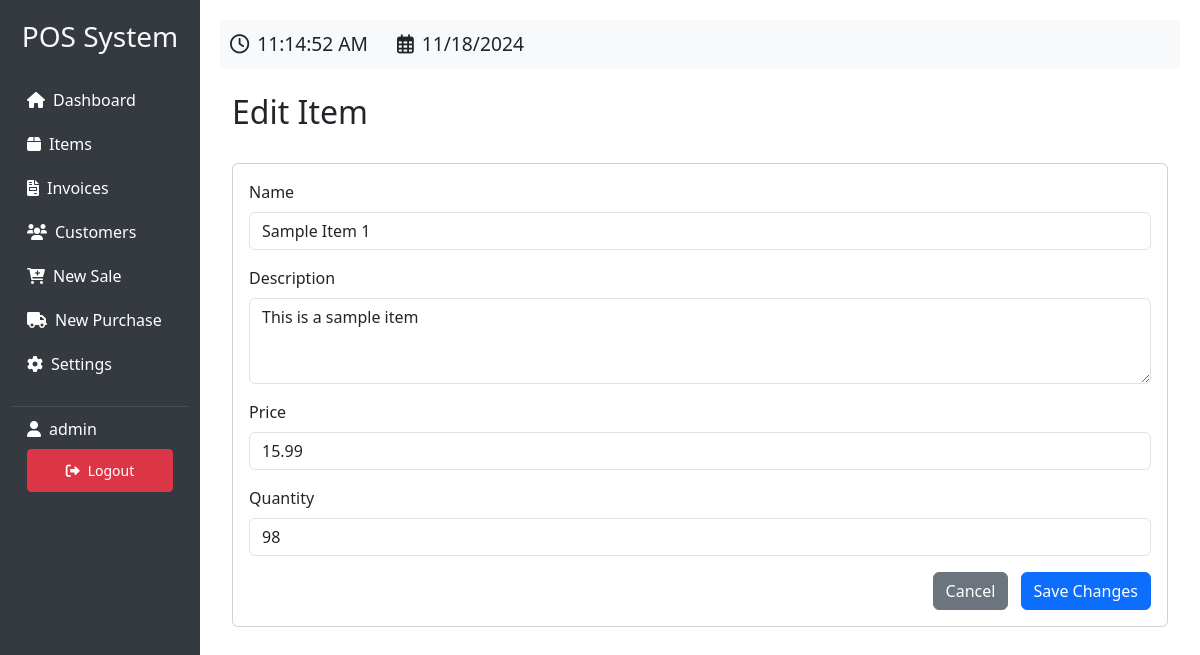
/item/edit/1 (signed in), run on the app's committed database.
### app.py (models this page shows, shortened)
class User(UserMixin, db.Model):
    id = db.Column(db.Integer, primary_key=True)
    username = db.Column(db.String(80), unique=True, nullable=False)
    password = db.Column(db.String(120), nullable=False)

class Item(db.Model):
    id = db.Column(db.Integer, primary_key=True)
    name = db.Column(db.String(100), nullable=False)
    description = db.Column(db.String(500))
    price = db.Column(db.Float, nullable=False)
    quantity = db.Column(db.Integer, default=0)
    created_at = db.Column(db.DateTime, default=datetime.utcnow)

### app.py (the view, shortened to what this page needs)
@app.route('/item/edit/<int:item_id>', methods=['GET', 'POST'])
@login_required
def edit_item(item_id):
    item = Item.query.get_or_404(item_id)
    return render_template('edit_item.html', item=item)

### app.py (called while the page is built)
@login_manager.user_loader
def load_user(user_id):
    return User.query.get(int(user_id))

### templates/edit_item.html
{% extends "base.html" %}
{% block content %}
<div class="container-fluid">
    <div class="d-flex justify-content-between align-items-center mb-4">
        <h2>Edit Item</h2>
    </div>
    <div class="card">
        <div class="card-body">
            <form method="POST">
                <div class="mb-3">
                    <label for="name" class="form-label">Name</label>
                    <input type="text" class="form-control" id="name" name="name" value="{{ item.name }}" required>
                </div>
                <div class="mb-3">
                    <label for="description" class="form-label">Description</label>
                    <textarea class="form-control" id="description" name="description" rows="3">{{ item.description }}</textarea>
                </div>
                <div class="mb-3">
                    <label for="price" class="form-label">Price</label>
                    <input type="number" step="0.01" class="form-control" id="price" name="price" value="{{ item.price }}" required>
                </div>
                <div class="mb-3">
                    <label for="quantity" class="form-label">Quantity</label>
                    <input type="number" class="form-control" id="quantity" name="quantity" value="{{ item.quantity }}" required>
                </div>
                <div class="text-end">
                    <a href="{{ url_for('items') }}" class="btn btn-secondary me-2">Cancel</a>
                    <button type="submit" class="btn btn-primary">Save Changes</button>
                </div>
            </form>
        </div>
    </div>
</div>
{% endblock %}

### templates/base.html (shortened to what this page needs)
<!DOCTYPE html>
<html lang="en">
<head>
    <link href="https://cdn.jsdelivr.net/npm/bootstrap@5.3.0/dist/css/bootstrap.min.css" rel="stylesheet">
    <link href="https://cdnjs.cloudflare.com/ajax/libs/font-awesome/6.0.0/css/all.min.css" rel="stylesheet">
</head>
<body>
    {% if current_user.is_authenticated %}
    <div class="container-fluid">
        <div class="row">
            <div class="col-md-2 sidebar">
                <h3 class="text-light text-center mb-4">POS System</h3>
                <a href="{{ url_for('dashboard') }}"><i class="fas fa-home me-2"></i>Dashboard</a>
                <a href="{{ url_for('items') }}"><i class="fas fa-box me-2"></i>Items</a>
                <a href="{{ url_for('invoices') }}"><i class="fas fa-file-invoice me-2"></i>Invoices</a>
                <a href="{{ url_for('customers') }}"><i class="fas fa-users me-2"></i>Customers</a>
                <a href="{{ url_for('new_invoice', type='sale') }}"><i class="fas fa-cart-plus me-2"></i>New Sale</a>
                <a href="{{ url_for('new_invoice', type='purchase') }}"><i class="fas fa-truck me-2"></i>New Purchase</a>
                <a href="{{ url_for('settings') }}"><i class="fas fa-cog me-2"></i>Settings</a>
                <div class="user-info">
                    <div class="d-flex align-items-center mb-2">
                        <i class="fas fa-user me-2"></i>
                        <span>{{ current_user.username }}</span>
                    </div>
                    <a href="{{ url_for('logout') }}" class="btn btn-danger btn-sm w-100">
                        <i class="fas fa-sign-out-alt me-2"></i>Logout
                    </a>
                </div>
            </div>
            <div class="col-md-10 main-content">
                <div class="clock-container mb-4">
                    <i class="far fa-clock me-2"></i><span id="clock"></span>
                    <i class="far fa-calendar-alt ms-4 me-2"></i><span id="date"></span>
                </div>
                {% block content %}{% endblock %}
            </div>
        </div>
    </div>
    {% else %}
        {% block auth_content %}{% endblock %}
    {% endif %}
</body>
</html>

### templates/base.html (style rules this page uses)
.clock-container { font-size: 1.2rem; padding: 10px; background-color: #f8f9fa; border-radius: 5px; }
.sidebar { min-height: 100vh; background-color: #343a40; padding-top: 20px; }
.sidebar a { color: #fff; text-decoration: none; padding: 10px 15px; display: block; }
.main-content { padding: 20px; }
.user-info { color: #fff; padding: 10px 15px; border-top: 1px solid #495057; margin-top: 20px; }

### data on the page
User: username "admin"
Item: name "Sample Item 1", description "This is a sample item", price "15.99", quantity "98"
